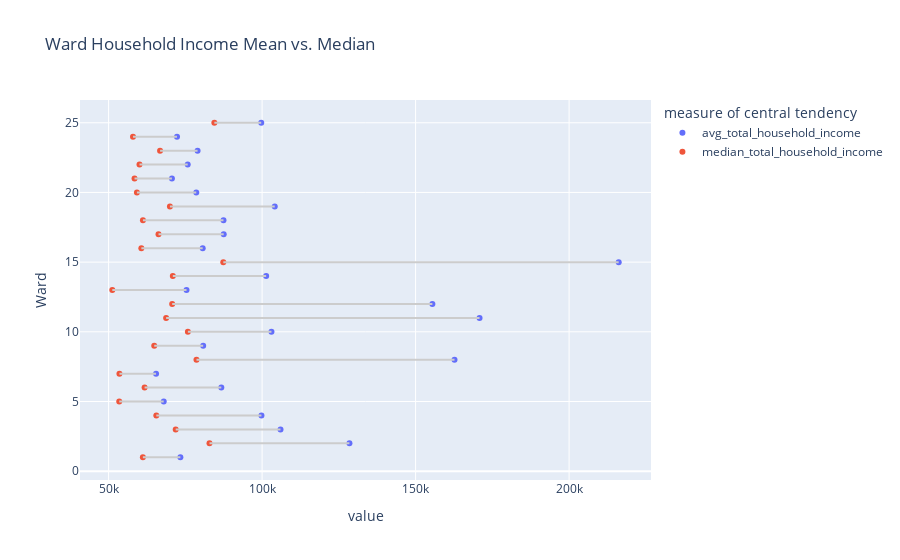

Notebook code for this chart:
### Markdown cell above
# 2. <u>`Household Income`</u>

### Code cell
# analyze household income of target wards

query = "SELECT ward_id, avg_total_household_income, median_total_household_income FROM ward_households ORDER BY avg_total_household_income DESC;"

df = pd.read_sql(query, mydb)

avg_income = df.avg_total_household_income
median_income = df.median_total_household_income

dumbbell_plot = px.scatter(df, 
                        x=['avg_total_household_income', 'median_total_household_income'],
                        y='ward_id',
                        labels={
                            'ward_id': 'Ward',
                            'variable': 'measure of central tendency'
                            },
                        title="Ward Household Income Mean vs. Median")

for i in range(df.shape[0]):
    dumbbell_plot.add_shape(
        type='line',
        x0=avg_income.iloc[i], y0=df.ward_id.iloc[i], 
        x1=median_income.iloc[i], y1=df.ward_id.iloc[i],
        line_color="#cccccc"
    )

dumbbell_plot.show()

### Figure 1 — Plotly figure (JSON) as saved in the notebook; plotly's stock layout.template omitted (floating-point values rounded to 4 significant figures)
{"data": [{"hovertemplate": "measure of central tendency=avg_total_household_income<br>value=%{x}<br>Ward=%{y}<extra></extra>", "legendgroup": "avg_total_household_income", "marker": {"color": "#636efa", "symbol": "circle"}, "mode": "markers", "name": "avg_total_household_income", "orientation": "v", "showlegend": true, "type": "scatter", "x": [216158, 170832, 162674, 155470, 128448, 105994, 104123, 103047, 101323, 99784, 99715, 87491, 87416, 86717, 80807, 80648, 78984, 78561, 75768, 75382, 73374, 72289, 70624, 67954, 65458], "xaxis": "x", "y": [15, 11, 8, 12, 2, 3, 19, 10, 14, 4, 25, 17, 18, 6, 9, 16, 23, 20, 22, 13, 1, 24, 21, 5, 7], "yaxis": "y"}, {"hovertemplate": "measure of central tendency=median_total_household_income<br>value=%{x}<br>Ward=%{y}<extra></extra>", "legendgroup": "median_total_household_income", "marker": {"color": "#EF553B", "symbol": "circle"}, "mode": "markers", "name": "median_total_household_income", "orientation": "v", "showlegend": true, "type": "scatter", "x": [87360, 68733, 78626, 70710, 82870, 71859, 69977, 75825, 70920, 65546, 84445, 66261, 61189, 61725, 64866, 60673, 66771, 59220, 60064, 51204, 61169, 57953, 58447, 53469, 53530], "xaxis": "x", "y": [15, 11, 8, 12, 2, 3, 19, 10, 14, 4, 25, 17, 18, 6, 9, 16, 23, 20, 22, 13, 1, 24, 21, 5, 7], "yaxis": "y"}], "layout": {"legend": {"title": {"text": "measure of central tendency"}, "tracegroupgap": 0}, "shapes": [{"line": {"color": "#cccccc"}, "type": "line", "x0": 216158, "x1": 87360, "y0": 15, "y1": 15}, {"line": {"color": "#cccccc"}, "type": "line", "x0": 170832, "x1": 68733, "y0": 11, "y1": 11}, {"line": {"color": "#cccccc"}, "type": "line", "x0": 162674, "x1": 78626, "y0": 8, "y1": 8}, {"line": {"color": "#cccccc"}, "type": "line", "x0": 155470, "x1": 70710, "y0": 12, "y1": 12}, {"line": {"color": "#cccccc"}, "type": "line", "x0": 128448, "x1": 82870, "y0": 2, "y1": 2}, {"line": {"color": "#cccccc"}, "type": "line", "x0": 105994, "x1": 71859, "y0": 3, "y1": 3}, {"line": {"color": "#cccccc"}, "type": "line", "x0": 104123, "x1": 69977, "y0": 19, "y1": 19}, {"line": {"color": "#cccccc"}, "type": "line", "x0": 103047, "x1": 75825, "y0": 10, "y1": 10}, {"line": {"color": "#cccccc"}, "type": "line", "x0": 101323, "x1": 70920, "y0": 14, "y1": 14}, {"line": {"color": "#cccccc"}, "type": "line", "x0": 99784, "x1": 65546, "y0": 4, "y1": 4}, {"line": {"color": "#cccccc"}, "type": "line", "x0": 99715, "x1": 84445, "y0": 25, "y1": 25}, {"line": {"color": "#cccccc"}, "type": "line", "x0": 87491, "x1": 66261, "y0": 17, "y1": 17}, {"line": {"color": "#cccccc"}, "type": "line", "x0": 87416, "x1": 61189, "y0": 18, "y1": 18}, {"line": {"color": "#cccccc"}, "type": "line", "x0": 86717, "x1": 61725, "y0": 6, "y1": 6}, {"line": {"color": "#cccccc"}, "type": "line", "x0": 80807, "x1": 64866, "y0": 9, "y1": 9}, {"line": {"color": "#cccccc"}, "type": "line", "x0": 80648, "x1": 60673, "y0": 16, "y1": 16}, {"line": {"color": "#cccccc"}, "type": "line", "x0": 78984, "x1": 66771, "y0": 23, "y1": 23}, {"line": {"color": "#cccccc"}, "type": "line", "x0": 78561, "x1": 59220, "y0": 20, "y1": 20}, {"line": {"color": "#cccccc"}, "type": "line", "x0": 75768, "x1": 60064, "y0": 22, "y1": 22}, {"line": {"color": "#cccccc"}, "type": "line", "x0": 75382, "x1": 51204, "y0": 13, "y1": 13}, {"line": {"color": "#cccccc"}, "type": "line", "x0": 73374, "x1": 61169, "y0": 1, "y1": 1}, {"line": {"color": "#cccccc"}, "type": "line", "x0": 72289, "x1": 57953, "y0": 24, "y1": 24}, {"line": {"color": "#cccccc"}, "type": "line", "x0": 70624, "x1": 58447, "y0": 21, "y1": 21}, {"line": {"color": "#cccccc"}, "type": "line", "x0": 67954, "x1": 53469, "y0": 5, "y1": 5}, {"line": {"color": "#cccccc"}, "type": "line", "x0": 65458, "x1": 53530, "y0": 7, "y1": 7}], "title": {"text": "Ward Household Income Mean vs. Median"}, "xaxis": {"anchor": "y", "domain": [0, 1], "title": {"text": "value"}}, "yaxis": {"anchor": "x", "domain": [0, 1], "title": {"text": "Ward"}}}}
